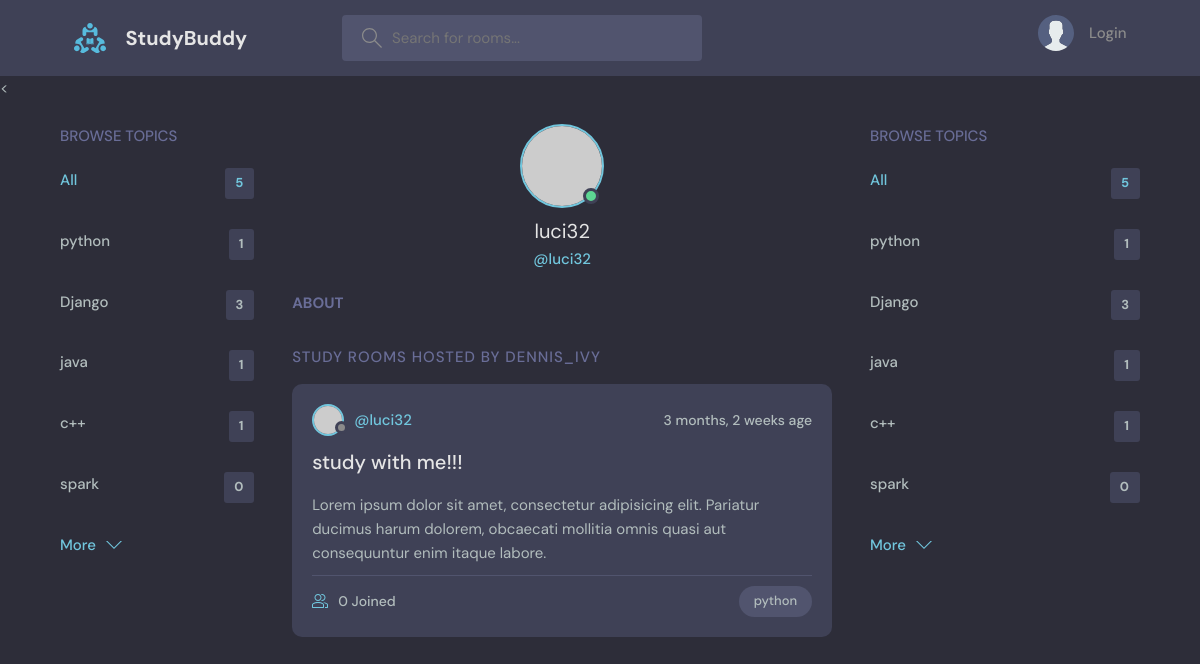
The page /profile/4/ on the database its author committed.
### base/models.py (models this page shows, shortened)
class Topic(models.Model):
    name = models.CharField(max_length=200)

class Room(models.Model):
    host = models.ForeignKey(User, on_delete=models.SET_NULL, null=True)
    topic = models.ForeignKey(Topic, on_delete=models.SET_NULL, null=True)
    name = models.CharField(max_length=200)
    description = models.TextField(null=True, blank=True)
    participants = models.ManyToManyField(User, related_name='participants', blank=True)
    updated = models.DateTimeField(auto_now=True)
    created = models.DateTimeField(auto_now_add=True) #auto_now_add only takes a timestamp
    class Meta:
        ordering = ['-updated', '-created']

### base/views.py (the view)
# urls.py: path('profile/<str:pk>/', views.userProfile, name='user-profile'),
def userProfile(request, pk):
    user = User.objects.get(id=pk)
    rooms = user.room_set.all()
    room_messages = user.message_set.all()
    topics = Topic.objects.all()
    context = {'user': user, 'rooms': rooms,'room_messages':room_messages, 'topics': topics}
    return render(request, 'base/profile.html', context)

### base/templates/base/profile.html (shortened to what this page needs)
{% extends 'main.html' %}
{% block content %}
  <main class="profile-page layout layout--3">
    <div class="container">
      {% include 'base/topic_components.html' %}
      <div class="roomList">
        <div class="profile">
          <div class="profile__avatar">
            <div class="avatar avatar--large active">
              <img src="https://randomuser.me/api/portraits/men/11.jpg" />
            </div>
          </div>
          <div class="profile__info">
            <h3>{{user.username}}</h3>
            <p>@{{user.username}}</p>
          </div>
          <div class="profile__about">
            <h3>About</h3>
          </div>
        </div>
        <div class="roomList__header">
          <div>
            <h2>Study Rooms Hosted by dennis_ivy</a>
            </h2>
          </div>
        </div>
       {% include 'base/feed_components.html' %}
      </div>
      {% include 'base/topic_components.html' %}
    </div>
  </main>
{% endblock content%}

### base/templates/base/topic_components.html
<div class="topics">
          <div class="topics__header">
            <h2>Browse Topics</h2>
          </div>
          <ul class="topics__list">
            <li>
              <a href="{% url 'home'%}" class="active">All <span>{{topics.count}}</span></a>
            </li>
              {% for topic in topics %}
            <li>
              <a href="{% url 'home' %}?q={{topic.name}} ">{{ topic.name }} <span>{{topic.room_set.all.count}}</span></a>
            </li>
              {% endfor %}
          </ul>
          <a class="btn btn--link" href="topics.html">
            More
            <svg version="1.1" xmlns="http://www.w3.org/2000/svg" width="32" height="32" viewBox="0 0 32 32">
              <title>chevron-down</title>
              <path d="M16 21l-13-13h-3l16 16 16-16h-3l-13 13z"></path>
            </svg>
          </a>
        </div>

### base/templates/base/feed_components.html (shortened to what this page needs)
{% for room in rooms %}
<div class="roomListRoom">
    <div class="roomListRoom__header">
        {% if room.host %}
        <a href="{% url 'user-profile' room.host.id %}" class="roomListRoom__author">
            <div class="avatar avatar--small">
                <img src="https://randomuser.me/api/portraits/women/11.jpg" />
            </div>
            <span>@{{room.host.username}}</span>
        </a>
        {% endif %}
        <div class="roomListRoom__actions">
            <span>{{room.created|timesince}} age</span>
        </div>
    </div>
    <div class="roomListRoom__content">
        <a href="{% url 'room' room.id %}">{{room.name}}</a>
        <p>
            Lorem ipsum dolor sit amet, consectetur adipisicing elit. Pariatur ducimus harum dolorem, obcaecati mollitia omnis quasi aut consequuntur enim itaque labore.
        </p>
    </div>
    <div class="roomListRoom__meta">
        <a href="{% url 'room' room.id %}" class="roomListRoom__joined">
            {{room.participants.all.count}} Joined
        </a>
        <p class="roomListRoom__topic">{{room.topic.name}}</p>
    </div>
</div>
{% endfor %}

### rows shown on the page
Topic: name "python", room_set.all.count "1"
Topic: name "Django", room_set.all.count "3"
Topic: name "java", room_set.all.count "1"
Topic: name "c++", room_set.all.count "1"
Topic: name "spark", room_set.all.count "0"
Room: host.username "luci32", created "3 months, 2 weeks", name "study with me!!!", participants.all.count "0", topic.name "python"

### other values the page prints
{{ topics.count }} "5 5"
{{ user.username }} "luci32"
